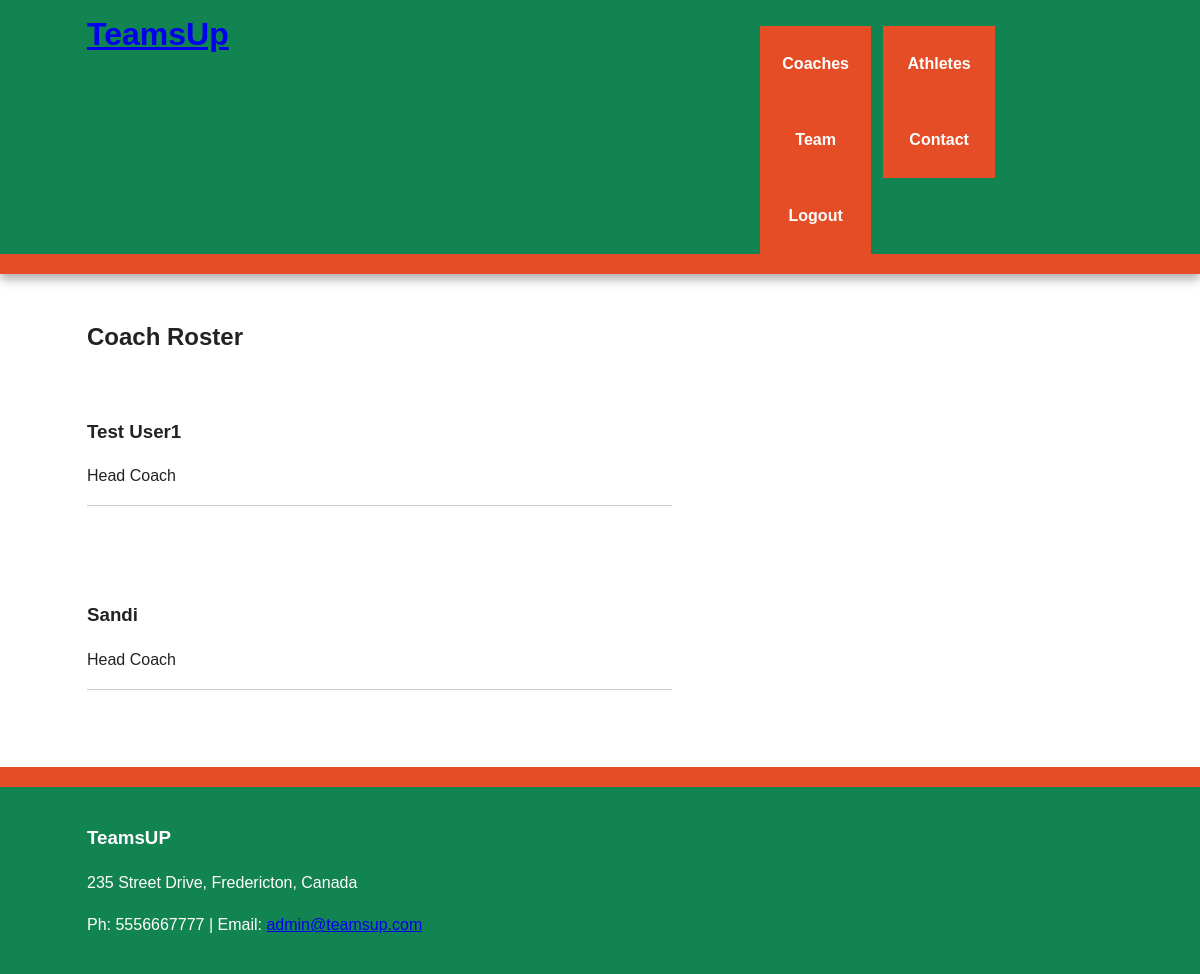
The app's page /coaches (signed in), older data.
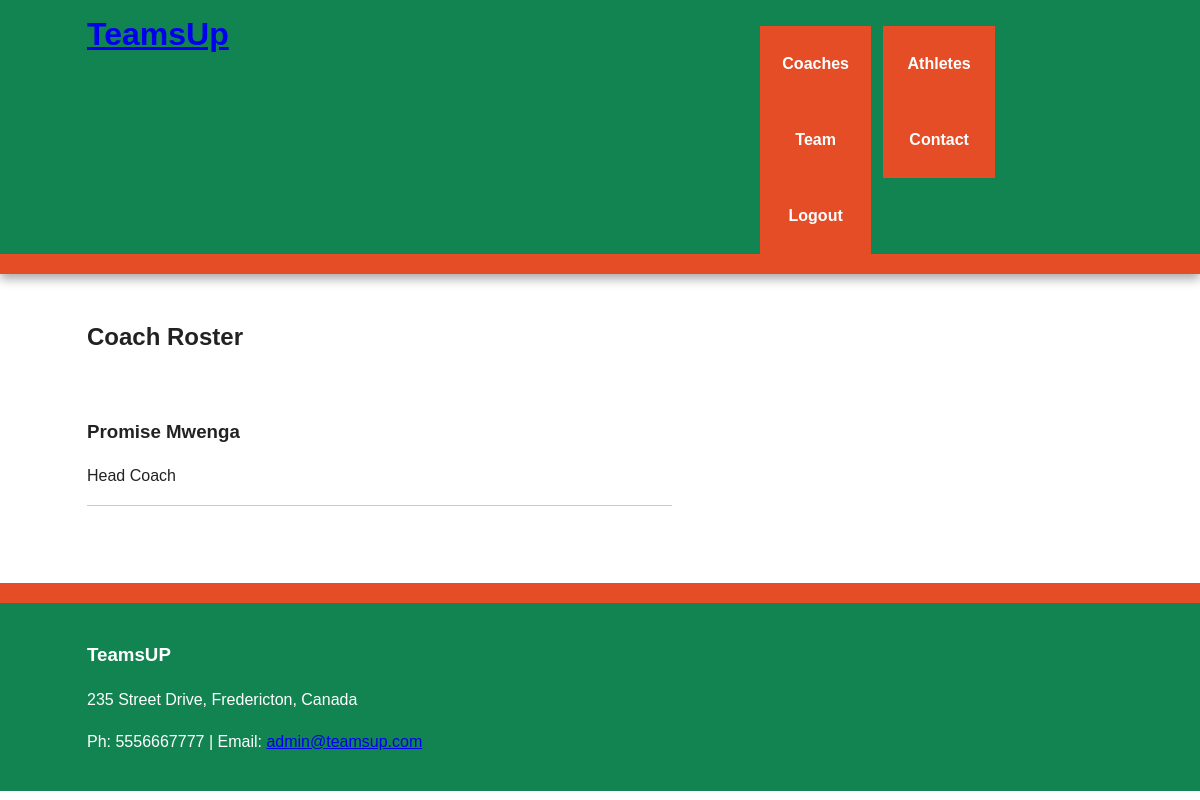
The same page, newer data.
### flask_package/models.py (models this page shows, shortened)
class User(UserMixin, db.Model):
    id = db.Column(db.Integer, primary_key=True)
    name = db.Column(db.String(140), index=True, unique=False)
    role = db.Column(db.String(140), index=True, unique=False)
    email = db.Column(db.String(140), index=True, unique=True)
    username = db.Column(db.String(140), index=True, unique=True)
    password_hash = db.Column(db.String(140))
    joined_at_date = db.Column(db.DateTime(), index=True, default=datetime.utcnow)
    team_id = db.Column(db.Integer, db.ForeignKey('team.id'))

### flask_package/routes.py (the view)
@app.route('/coaches')
@login_required
def coaches():
    coaches = User.query.all()
    return render_template('coaches.html', coaches=coaches)

### flask_package/models.py (called while the page is built)
@login_manager.user_loader
def load_user(user_id):
    return User.query.get(int(user_id))

### flask_package/templates/coaches.html (shortened to what this page needs)
{% extends 'base.html' %}
{% block content%}
    <h2>Coach Roster</h2>
    {% for coach in coaches %}
        <article class="main wrapper clearfix">
            <h3>{{ coach.name }} </h3>
            <p>{{ coach.role}}</p>
            <hr>
        </article>
    {% endfor %}
{% endblock%}

### flask_package/templates/base.html (shortened to what this page needs)
<!doctype html>
<html class="no-js" lang="">
    <head>
        <link rel="stylesheet" href= "{{ url_for('static', filename= 'css/normalize.min.css') }}">
        <link rel="stylesheet" href= "{{ url_for('static', filename= 'css/main.css') }}">
    </head>
    <body>
        <div class="header-container">
            <header class="wrapper clearfix">
                <h1 class="title"><a href="/index">TeamsUp</a></h1>
                <br>
                <nav>
                    {% if current_user.is_authenticated %}
                        <ul>
                            <ul><a href="/coaches">Coaches</a></ul>
                            <li><a href="/athletes">Athletes</a></li>
                            <li><a href="/team">Team</a></li>
                            <li><a href="/contact">Contact</a></li>
                            <li><a href="/logout">Logout</a></li>
                        </ul>
                    {% else %}
                        <ul>
                            <li><a href="/login">Login</a></li>
                            <li><a href="/register">Register</a></li>
                            <li><a href="/contact">Contact us</a></li>
                        </ul>
                    {% endif %}
                </nav>
            </header>
        </div>
        <div class="main-container">
            <div class="main wrapper clearfix">
               {% block content%} {% endblock %}
            </div>
        </div>
        <div class="footer-container">
            <footer class="wrapper">
                <h3>TeamsUP</h3>
                <p>235 Street Drive, Fredericton, Canada</p>
                <p>Ph: 5556667777 | Email: <a href="/contact">admin@teamsup.com</a></p>
            </footer>
        </div>
    </body>
</html>

### flask_package/static/css/main.css (style rules this page uses)
html { color: #222; font-size: 1em; line-height: 1.4; }
hr { display: block; height: 1px; border: 0; border-top: 1px solid #ccc; margin: 1em 0; padding: 0; }
body { font: 16px/26px Helvetica, Helvetica Neue, Arial; }
.wrapper { width: 90%; margin: 0 5%; }
.header-container { border-bottom: 20px solid #e44d26; }
.footer-container, .main aside { border-top: 20px solid #e44d26; }
.header-container, .footer-container, .main aside { background: #128451; }
.title { color: white; }
nav ul { margin: 0; padding: 0; list-style-type: none; }
nav a { display: block; margin-bottom: 10px; padding: 15px 0; text-align: center; text-decoration: none; font-weight: bold; color: white; background: #e44d26; }
.main { padding: 30px 0; }
.footer-container footer { color: white; padding: 20px 0; }
@media only screen and (min-width: 480px) { nav a { float: left; width: 27%; margin: 0 1.7%; padding: 25px 2%; margin-bottom: 0; } }
@media only screen and (min-width: 480px) { nav li:last-child a { margin-right: 0; } }
@media only screen and (min-width: 480px) { nav ul li { display: inline; } }
@media only screen and (min-width: 768px) { .header-container, .main aside { -webkit-box-shadow: 0 5px 10px #aaa; -moz-box-shadow: 0 5px 10px #aaa; box-shadow: 0 5px 10px #aaa; } }
@media only screen and (min-width: 768px) { .title { float: left; } }
@media only screen and (min-width: 768px) { nav { float: right; width: 35%; } }
@media only screen and (min-width: 768px) { .main article { float: left; width: 57%; } }
@media only screen and (min-width: 1140px) { .wrapper { width: 1026px; margin: 0 auto; } }
.clearfix:before, .clearfix:after { content: " "; display: table; }
.clearfix:after { clear: both; }
.clearfix { *zoom: 1; }

Row changes from the older to the newer data that the page shows:
removed User: name "Test User1", role "Head Coach"
removed User: name "Sandi", role "Head Coach"
added User: name "Promise Mwenga", role "Head Coach"
